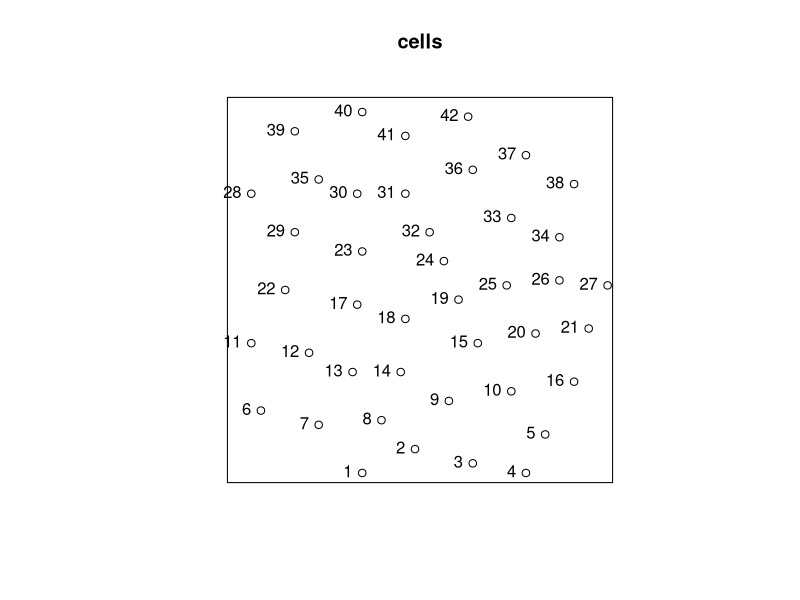
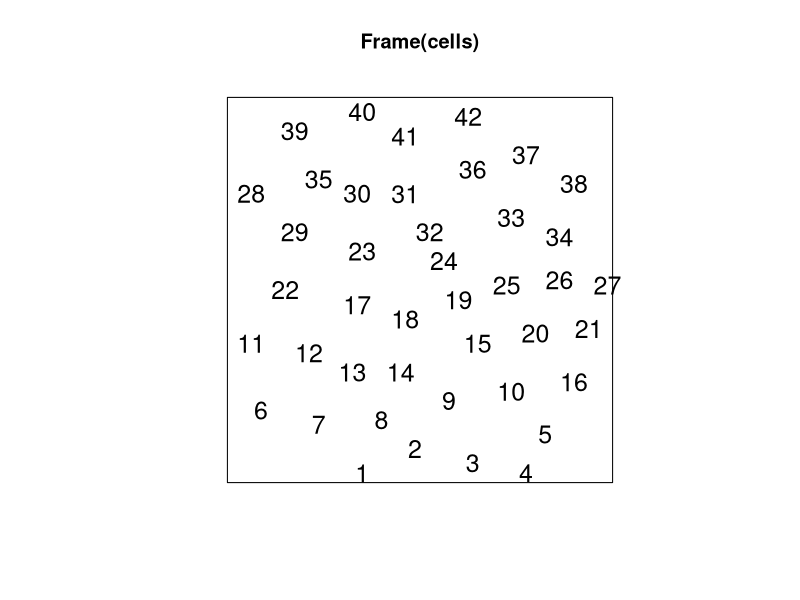
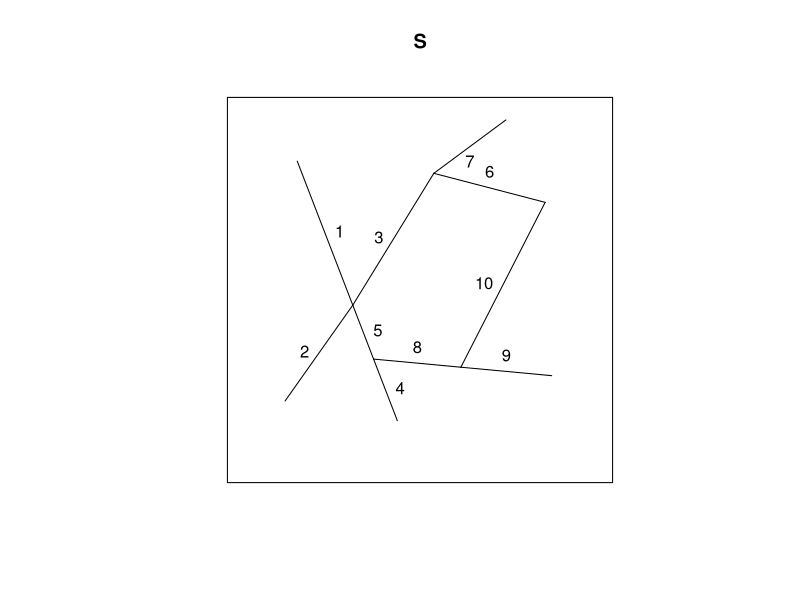
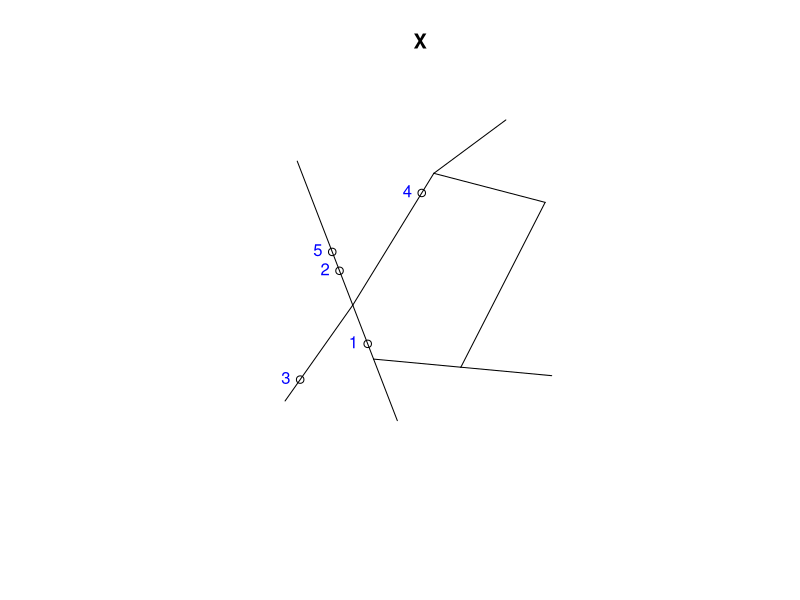

Generate these figures, in order, with R:
library(spatstat)


### Name: text.ppp
### Title: Add Text Labels to Spatial Pattern
### Aliases: text.ppp text.lpp text.psp
### Keywords: spatial hplot

### ** Examples

  plot(cells)
  text(cells, pos=2)

  plot(Frame(cells))
  text(cells, cex=1.5)

  S <- as.psp(simplenet)
  plot(S)
  text(S)

  X <- runiflpp(5, simplenet)
  plot(X)
  text(X, pos=2, col="blue")
